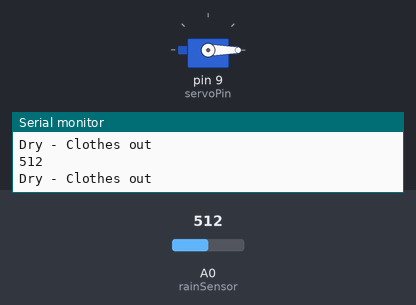
A sketch run on a simulated Arduino Uno, built with avr-gcc and run on an emulated ATmega328P. Parts: servo, the last lines printed to the serial monitor. The inputs (shaded band) are chosen by the test bench; at power-on: A0 (rainSensor) = 512.

Above: at 1.8 s.
1.9 s: A0 (rainSensor) set to 407
3.4 s: A0 (rainSensor) set to 384
At 5.2 s:
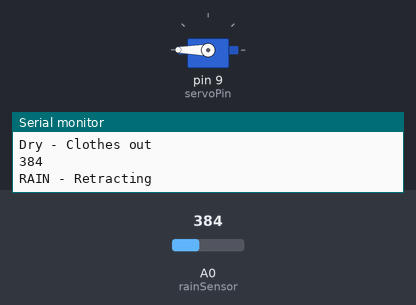
5.5 s: A0 (rainSensor) set to 410
At 7.5 s:
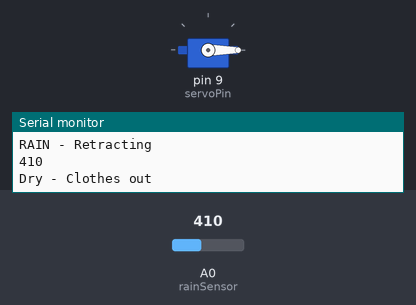
8.5 s: A0 (rainSensor) set to 390
At 10.3 s:
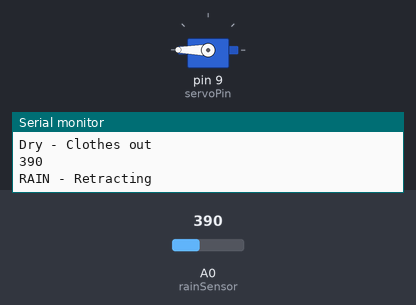
Timing chart, 0 to 11.5 s (numbered marks = the images above; inputs shaded):
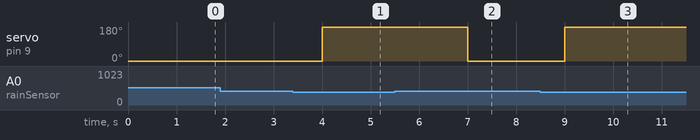

Measured:
- the behaviour switches between 400 and 399 on A0 (rainSensor) (found by bisection; images 0 and 1)
- after the input at 3.4 s, servo on pin 9 (servoPin): 0° → 180° after 0.60 s
- after the input at 5.5 s, servo on pin 9 (servoPin): 180° → 0° after 1.5 s
- after the input at 8.5 s, servo on pin 9 (servoPin): 0° → 180° after 0.50 s

The sketch:

auto_clothes.ino
```cpp
// Automatic clothes retractor V2
#include <Servo.h>

Servo myServo;
int rainSensor = A0;   // YL-69 on A0
int servoPin = 9;      // Servo on pin 9
int rainThreshold = 400; // < 400 = rain detected

void setup() {
  Serial.begin(9600);
  myServo.attach(servoPin);
  myServo.write(0);  // Clothes out (default)
  Serial.println("System started");
}

void loop() {
  int rainValue = analogRead(rainSensor);
  Serial.println(rainValue);

  if (rainValue < rainThreshold) {
    myServo.write(180);  // Retract the line
    Serial.println("RAIN - Retracting");
    delay(2000);
  } else {
    myServo.write(0);    // Leave clothes out
    Serial.println("Dry - Clothes out");
  }
  delay(1000);
}
```
